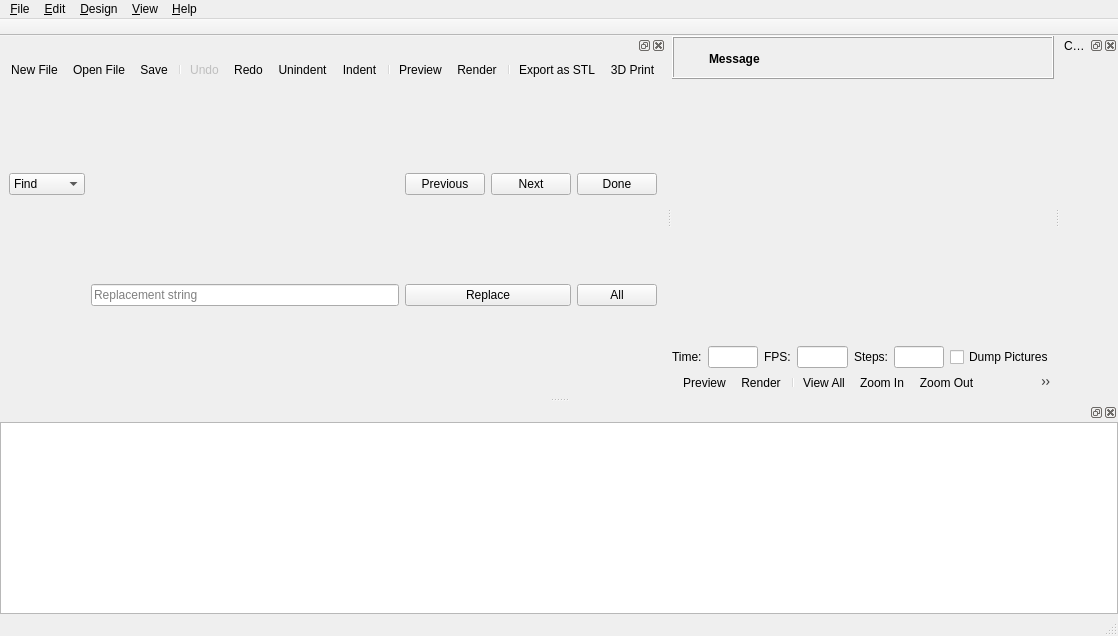
<?xml version="1.0" encoding="UTF-8"?>
<ui version="4.0">
 <class>MainWindow</class>
 <widget class="QMainWindow" name="MainWindow">
  <property name="geometry">
   <rect>
    <x>0</x>
    <y>0</y>
    <width>1118</width>
    <height>636</height>
   </rect>
  </property>
  <widget class="QWidget" name="centralwidget">
   <layout class="QVBoxLayout" name="verticalLayout_2">
    <property name="spacing">
     <number>0</number>
    </property>
    <property name="leftMargin">
     <number>0</number>
    </property>
    <property name="topMargin">
     <number>0</number>
    </property>
    <property name="rightMargin">
     <number>0</number>
    </property>
    <property name="bottomMargin">
     <number>0</number>
    </property>
    <item>
     <widget class="QWidget" name="mainWidget" native="true">
      <property name="sizePolicy">
       <sizepolicy hsizetype="Expanding" vsizetype="Expanding">
        <horstretch>0</horstretch>
        <verstretch>0</verstretch>
       </sizepolicy>
      </property>
      <layout class="QVBoxLayout" name="verticalLayout_3">
       <property name="spacing">
        <number>0</number>
       </property>
       <property name="leftMargin">
        <number>0</number>
       </property>
       <property name="topMargin">
        <number>0</number>
       </property>
       <property name="rightMargin">
        <number>0</number>
       </property>
       <property name="bottomMargin">
        <number>0</number>
       </property>
       <item>
        <widget class="QFrame" name="frameCompileResult">
         <property name="frameShape">
          <enum>QFrame::Box</enum>
         </property>
         <property name="frameShadow">
          <enum>QFrame::Raised</enum>
         </property>
         <layout class="QGridLayout" name="gridLayoutCompileResult">
          <property name="leftMargin">
           <number>6</number>
          </property>
          <property name="topMargin">
           <number>6</number>
          </property>
          <property name="rightMargin">
           <number>6</number>
          </property>
          <property name="bottomMargin">
           <number>4</number>
          </property>
          <property name="horizontalSpacing">
           <number>4</number>
          </property>
          <item row="0" column="1">
           <widget class="QLabel" name="labelCompileResultMessage">
            <property name="sizePolicy">
             <sizepolicy hsizetype="Preferred" vsizetype="Preferred">
              <horstretch>1</horstretch>
              <verstretch>0</verstretch>
             </sizepolicy>
            </property>
            <property name="font">
             <font>
              <weight>75</weight>
              <bold>true</bold>
             </font>
            </property>
            <property name="text">
             <string>Message</string>
            </property>
            <property name="wordWrap">
             <bool>true</bool>
            </property>
           </widget>
          </item>
          <item row="0" column="2">
           <widget class="QToolButton" name="toolButtonCompileResultClose">
            <property name="styleSheet">
             <string notr="true"/>
            </property>
            <property name="text">
             <string/>
            </property>
            <property name="icon">
             <iconset resource="../openscad.qrc">
              <normaloff>:/icons/close.png</normaloff>:/icons/close.png</iconset>
            </property>
            <property name="iconSize">
             <size>
              <width>22</width>
              <height>22</height>
             </size>
            </property>
            <property name="toolButtonStyle">
             <enum>Qt::ToolButtonIconOnly</enum>
            </property>
            <property name="autoRaise">
             <bool>true</bool>
            </property>
           </widget>
          </item>
          <item row="0" column="0">
           <widget class="QToolButton" name="toolButtonCompileResultIcon">
            <property name="styleSheet">
             <string notr="true">QToolButton { border: none; }</string>
            </property>
            <property name="text">
             <string/>
            </property>
            <property name="icon">
             <iconset resource="../openscad.qrc">
              <normaloff>:/icons/information-icons-error.png</normaloff>:/icons/information-icons-error.png</iconset>
            </property>
            <property name="iconSize">
             <size>
              <width>22</width>
              <height>22</height>
             </size>
            </property>
            <property name="autoRaise">
             <bool>false</bool>
            </property>
           </widget>
          </item>
         </layout>
        </widget>
       </item>
       <item>
        <widget class="QGLView" name="qglview" native="true">
         <property name="sizePolicy">
          <sizepolicy hsizetype="Expanding" vsizetype="Expanding">
           <horstretch>0</horstretch>
           <verstretch>0</verstretch>
          </sizepolicy>
         </property>
         <property name="minimumSize">
          <size>
           <width>200</width>
           <height>100</height>
          </size>
         </property>
        </widget>
       </item>
       <item>
        <widget class="QFrame" name="animate_panel">
         <property name="enabled">
          <bool>true</bool>
         </property>
         <property name="frameShape">
          <enum>QFrame::NoFrame</enum>
         </property>
         <property name="frameShadow">
          <enum>QFrame::Raised</enum>
         </property>
         <property name="lineWidth">
          <number>0</number>
         </property>
         <layout class="QHBoxLayout" name="horizontalLayoutAnimate">
          <property name="leftMargin">
           <number>0</number>
          </property>
          <property name="topMargin">
           <number>0</number>
          </property>
          <property name="rightMargin">
           <number>0</number>
          </property>
          <property name="bottomMargin">
           <number>0</number>
          </property>
          <item>
           <widget class="QLabel" name="label_time">
            <property name="text">
             <string>Time:</string>
            </property>
           </widget>
          </item>
          <item>
           <widget class="QLineEdit" name="e_tval"/>
          </item>
          <item>
           <widget class="QLabel" name="label_fps">
            <property name="text">
             <string>FPS:</string>
            </property>
           </widget>
          </item>
          <item>
           <widget class="QLineEdit" name="e_fps"/>
          </item>
          <item>
           <widget class="QLabel" name="label_steps">
            <property name="text">
             <string>Steps:</string>
            </property>
           </widget>
          </item>
          <item>
           <widget class="QLineEdit" name="e_fsteps"/>
          </item>
          <item>
           <widget class="QCheckBox" name="e_dump">
            <property name="text">
             <string>Dump Pictures</string>
            </property>
           </widget>
          </item>
         </layout>
        </widget>
       </item>
       <item>
        <widget class="QToolBar" name="viewerToolBar">
         <addaction name="designActionPreview"/>
         <addaction name="designActionRender"/>
         <addaction name="separator"/>
         <addaction name="viewActionViewAll"/>
         <addaction name="viewActionZoomIn"/>
         <addaction name="viewActionZoomOut"/>
         <addaction name="viewActionResetView"/>
         <addaction name="separator"/>
         <addaction name="viewActionRight"/>
         <addaction name="viewActionTop"/>
         <addaction name="viewActionBottom"/>
         <addaction name="viewActionLeft"/>
         <addaction name="viewActionFront"/>
         <addaction name="viewActionBack"/>
         <addaction name="separator"/>
         <addaction name="viewActionPerspective"/>
         <addaction name="viewActionOrthogonal"/>
         <addaction name="separator"/>
         <addaction name="viewActionShowAxes"/>
         <addaction name="viewActionShowScaleProportional"/>
         <addaction name="viewActionShowEdges"/>
        </widget>
       </item>
      </layout>
      <zorder>animate_panel</zorder>
      <zorder>qglview</zorder>
      <zorder>viewerToolBar</zorder>
      <zorder>frameCompileResult</zorder>
     </widget>
    </item>
   </layout>
  </widget>
  <widget class="QMenuBar" name="menubar">
   <property name="geometry">
    <rect>
     <x>0</x>
     <y>0</y>
     <width>1118</width>
     <height>22</height>
    </rect>
   </property>
   <widget class="QMenu" name="menu_File">
    <property name="title">
     <string>&amp;File</string>
    </property>
    <widget class="QMenu" name="menuOpenRecent">
     <property name="title">
      <string>Recen&amp;t Files</string>
     </property>
    </widget>
    <widget class="QMenu" name="menuExamples">
     <property name="title">
      <string>&amp;Examples</string>
     </property>
    </widget>
    <widget class="QMenu" name="menuExport">
     <property name="title">
      <string>E&amp;xport</string>
     </property>
     <addaction name="fileActionExportSTL"/>
     <addaction name="fileActionExportOFF"/>
     <addaction name="fileActionExportAMF"/>
     <addaction name="fileActionExport3MF"/>
     <addaction name="fileActionExportOBJ"/>
     <addaction name="fileActionExportDXF"/>
     <addaction name="fileActionExportSVG"/>
     <addaction name="fileActionExportCSG"/>
     <addaction name="separator"/>
     <addaction name="fileActionExportImage"/>
    </widget>
    <addaction name="fileActionNew"/>
    <addaction name="fileActionOpen"/>
    <addaction name="menuOpenRecent"/>
    <addaction name="menuExamples"/>
    <addaction name="fileActionReload"/>
    <addaction name="separator"/>
    <addaction name="fileActionNewWindow"/>
    <addaction name="fileActionOpenWindow"/>
    <addaction name="fileActionClose"/>
    <addaction name="separator"/>
    <addaction name="fileActionSave"/>
    <addaction name="fileActionSaveAs"/>
    <addaction name="fileActionSaveAll"/>
    <addaction name="separator"/>
    <addaction name="menuExport"/>
    <addaction name="separator"/>
    <addaction name="fileShowLibraryFolder"/>
    <addaction name="separator"/>
    <addaction name="fileActionQuit"/>
   </widget>
   <widget class="QMenu" name="menu_Edit">
    <property name="title">
     <string>&amp;Edit</string>
    </property>
    <addaction name="editActionUndo"/>
    <addaction name="editActionRedo"/>
    <addaction name="separator"/>
    <addaction name="editActionCut"/>
    <addaction name="editActionCopy"/>
    <addaction name="editActionPaste"/>
    <addaction name="separator"/>
    <addaction name="editActionIndent"/>
    <addaction name="editActionUnindent"/>
    <addaction name="editActionComment"/>
    <addaction name="editActionUncomment"/>
    <addaction name="editActionConvertTabsToSpaces"/>
    <addaction name="editActionToggleBookmark"/>
    <addaction name="editActionNextBookmark"/>
    <addaction name="editActionPrevBookmark"/>
    <addaction name="separator"/>
    <addaction name="editActionNextTab"/>
    <addaction name="editActionPrevTab"/>
    <addaction name="separator"/>
    <addaction name="editActionCopyViewport"/>
    <addaction name="editActionCopyVPT"/>
    <addaction name="editActionCopyVPR"/>
    <addaction name="editActionCopyVPD"/>
    <addaction name="separator"/>
    <addaction name="editActionFind"/>
    <addaction name="editActionFindAndReplace"/>
    <addaction name="editActionFindNext"/>
    <addaction name="editActionFindPrevious"/>
    <addaction name="editActionUseSelectionForFind"/>
    <addaction name="separator"/>
    <addaction name="editActionJumpToNextError"/>
    <addaction name="separator"/>
    <addaction name="editActionZoomTextIn"/>
    <addaction name="editActionZoomTextOut"/>
    <addaction name="editActionPreferences"/>
   </widget>
   <widget class="QMenu" name="menu_Design">
    <property name="title">
     <string>&amp;Design</string>
    </property>
    <addaction name="designActionAutoReload"/>
    <addaction name="designActionReloadAndPreview"/>
    <addaction name="designActionPreview"/>
    <addaction name="designActionRender"/>
    <addaction name="designAction3DPrint"/>
    <addaction name="separator"/>
    <addaction name="designCheckValidity"/>
    <addaction name="designActionDisplayAST"/>
    <addaction name="designActionDisplayCSGTree"/>
    <addaction name="designActionDisplayCSGProducts"/>
    <addaction name="separator"/>
    <addaction name="designActionFlushCaches"/>
   </widget>
   <widget class="QMenu" name="menu_View">
    <property name="title">
     <string>&amp;View</string>
    </property>
    <addaction name="viewActionPreview"/>
    <addaction name="viewActionSurfaces"/>
    <addaction name="viewActionWireframe"/>
    <addaction name="viewActionThrownTogether"/>
    <addaction name="separator"/>
    <addaction name="viewActionShowEdges"/>
    <addaction name="viewActionShowAxes"/>
    <addaction name="viewActionShowScaleProportional"/>
    <addaction name="viewActionShowCrosshairs"/>
    <addaction name="viewActionAnimate"/>
    <addaction name="separator"/>
    <addaction name="viewActionTop"/>
    <addaction name="viewActionBottom"/>
    <addaction name="viewActionLeft"/>
    <addaction name="viewActionRight"/>
    <addaction name="viewActionFront"/>
    <addaction name="viewActionBack"/>
    <addaction name="viewActionDiagonal"/>
    <addaction name="viewActionCenter"/>
    <addaction name="viewActionViewAll"/>
    <addaction name="viewActionResetView"/>
    <addaction name="separator"/>
    <addaction name="viewActionZoomIn"/>
    <addaction name="viewActionZoomOut"/>
    <addaction name="separator"/>
    <addaction name="viewActionPerspective"/>
    <addaction name="viewActionOrthogonal"/>
    <addaction name="separator"/>
    <addaction name="viewActionHideEditorToolBar"/>
    <addaction name="viewActionHide3DViewToolBar"/>
    <addaction name="viewActionHideEditor"/>
    <addaction name="viewActionHideConsole"/>
    <addaction name="viewActionHideParameters"/>
   </widget>
   <widget class="QMenu" name="menuHelp">
    <property name="title">
     <string>&amp;Help</string>
    </property>
    <addaction name="helpActionAbout"/>
    <addaction name="helpActionHomepage"/>
    <addaction name="helpActionManual"/>
    <addaction name="helpActionCheatSheet"/>
    <addaction name="helpActionLibraryInfo"/>
    <addaction name="helpActionFontInfo"/>
   </widget>
   <addaction name="menu_File"/>
   <addaction name="menu_Edit"/>
   <addaction name="menu_Design"/>
   <addaction name="menu_View"/>
   <addaction name="menuHelp"/>
  </widget>
  <widget class="QToolBar" name="tabToolBar">
    <property name="windowTitle">
    <string>Tabs</string>
   </property>
   <property name="movable">
    <bool>false</bool>
   </property>
   <property name="floatable">
    <bool>false</bool>
   </property>
   <attribute name="toolBarArea">
    <enum>TopToolBarArea</enum>
   </attribute>
   <attribute name="toolBarBreak">
    <bool>false</bool>
   </attribute>
   <widget class="QWidget" name="tabToolBarContents">
    <property name="sizePolicy">
     <sizepolicy hsizetype="Expanding" vsizetype="Expanding">
      <horstretch>0</horstretch>
      <verstretch>0</verstretch>
     </sizepolicy>
    </property>
    <layout class="QVBoxLayout" name="verticalLayout_1">
     <property name="spacing">
      <number>0</number>
     </property>
     <property name="leftMargin">
      <number>0</number>
     </property>
     <property name="topMargin">
      <number>0</number>
     </property>
     <property name="rightMargin">
      <number>0</number>
     </property>
     <property name="bottomMargin">
      <number>0</number>
     </property>
   </layout>
   </widget>
  </widget>
  <widget class="QStatusBar" name="statusbar">
   <property name="maximumSize">
    <size>
     <width>16777215</width>
     <height>23</height>
    </size>
   </property>
  </widget>
  <widget class="Dock" name="editorDock">
   <attribute name="dockWidgetArea">
    <number>1</number>
   </attribute>
   <widget class="QWidget" name="editorDockContents">
    <layout class="QVBoxLayout" name="verticalLayout">
     <property name="spacing">
      <number>0</number>
     </property>
     <property name="leftMargin">
      <number>0</number>
     </property>
     <property name="topMargin">
      <number>0</number>
     </property>
     <property name="rightMargin">
      <number>0</number>
     </property>
     <property name="bottomMargin">
      <number>0</number>
     </property>
     <item>
      <widget class="QToolBar" name="editortoolbar">
       <addaction name="fileActionNew"/>
       <addaction name="fileActionOpen"/>
       <addaction name="fileActionSave"/>
       <addaction name="separator"/>
       <addaction name="editActionUndo"/>
       <addaction name="editActionRedo"/>
       <addaction name="editActionUnindent"/>
       <addaction name="editActionIndent"/>
       <addaction name="separator"/>
       <addaction name="designActionPreview"/>
       <addaction name="designActionRender"/>
       <addaction name="separator"/>
       <addaction name="fileActionExportSTL"/>
       <addaction name="designAction3DPrint"/>
      </widget>
     </item>
     <item>
      <widget class="QFrame" name="find_panel">
       <property name="enabled">
        <bool>true</bool>
       </property>
       <property name="sizePolicy">
        <sizepolicy hsizetype="Preferred" vsizetype="Minimum">
         <horstretch>0</horstretch>
         <verstretch>0</verstretch>
        </sizepolicy>
       </property>
       <property name="frameShape">
        <enum>QFrame::NoFrame</enum>
       </property>
       <property name="frameShadow">
        <enum>QFrame::Raised</enum>
       </property>
       <property name="lineWidth">
        <number>0</number>
       </property>
       <layout class="QGridLayout" name="gridLayout">
        <property name="topMargin">
         <number>0</number>
        </property>
        <property name="bottomMargin">
         <number>0</number>
        </property>
        <property name="verticalSpacing">
         <number>0</number>
        </property>
        <item row="0" column="0">
         <widget class="QComboBox" name="findTypeComboBox">
          <item>
           <property name="text">
            <string>Find</string>
           </property>
          </item>
          <item>
           <property name="text">
            <string>Replace</string>
           </property>
          </item>
         </widget>
        </item>
        <item row="0" column="1">
         <widget class="QWordSearchField" name="findInputField">
          <property name="placeholderText" stdset="0">
           <string>Search string</string>
          </property>
         </widget>
        </item>
        <item row="0" column="2">
         <widget class="QPushButton" name="findPrevButton">
          <property name="text">
           <string>Previous</string>
          </property>
         </widget>
        </item>
        <item row="0" column="3">
         <widget class="QPushButton" name="findNextButton">
          <property name="text">
           <string>Next</string>
          </property>
         </widget>
        </item>
        <item row="0" column="4">
         <widget class="QPushButton" name="cancelButton">
          <property name="text">
           <string>Done</string>
          </property>
         </widget>
        </item>
        <item row="1" column="1">
         <widget class="QLineEdit" name="replaceInputField">
          <property name="placeholderText">
           <string>Replacement string</string>
          </property>
         </widget>
        </item>
        <item row="1" column="2" colspan="2">
         <widget class="QPushButton" name="replaceButton">
          <property name="text">
           <string>Replace</string>
          </property>
         </widget>
        </item>
        <item row="1" column="4">
         <widget class="QPushButton" name="replaceAllButton">
          <property name="text">
           <string>All</string>
          </property>
         </widget>
        </item>
       </layout>
      </widget>
     </item>
    </layout>
   </widget>
   <addaction name="editActionRedo_2"/>
  </widget>
  <widget class="Dock" name="consoleDock">
   <attribute name="dockWidgetArea">
    <number>8</number>
   </attribute>
   <widget class="QWidget" name="consoleDockContents">
    <layout class="QVBoxLayout" name="verticalLayout_5">
     <property name="leftMargin">
      <number>0</number>
     </property>
     <property name="topMargin">
      <number>0</number>
     </property>
     <property name="rightMargin">
      <number>0</number>
     </property>
     <property name="bottomMargin">
      <number>0</number>
     </property>
     <item>
      <widget class="Console" name="console">
       <property name="minimumSize">
        <size>
         <width>10</width>
         <height>10</height>
        </size>
       </property>
       <property name="focusPolicy">
        <enum>Qt::ClickFocus</enum>
       </property>
       <property name="readOnly">
        <bool>true</bool>
       </property>
      </widget>
     </item>
    </layout>
   </widget>
  </widget>
  <widget class="Dock" name="parameterDock">
   <property name="windowTitle">
    <string>Customizer Widget</string>
   </property>
   <attribute name="dockWidgetArea">
    <number>2</number>
   </attribute>
   <widget class="QWidget" name="dockWidgetContents">
    <layout class="QGridLayout" name="gridLayoutParameterWidget">
     <property name="leftMargin">
      <number>0</number>
     </property>
     <property name="topMargin">
      <number>0</number>
     </property>
     <property name="rightMargin">
      <number>0</number>
     </property>
     <property name="bottomMargin">
      <number>0</number>
     </property>
     <property name="spacing">
      <number>0</number>
     </property>
     <item row="0" column="0">
      <widget class="ParameterWidget" name="parameterWidget" native="true"/>
     </item>
    </layout>
   </widget>
  </widget>
  <action name="fileActionNew">
   <property name="icon">
    <iconset resource="../openscad.qrc">
     <normaloff>:/images/blackNew.png</normaloff>:/images/blackNew.png</iconset>
   </property>
   <property name="text">
    <string>&amp;New File</string>
   </property>
   <property name="shortcut">
    <string>Ctrl+N</string>
   </property>
  </action>
  <action name="fileActionNewWindow">
   <property name="text">
    <string>New Window</string>
   </property>
  </action>
  <action name="fileActionOpen">
   <property name="icon">
    <iconset resource="../openscad.qrc">
     <normaloff>:/images/Open-32.png</normaloff>:/images/Open-32.png</iconset>
   </property>
   <property name="text">
    <string>&amp;Open File</string>
   </property>
   <property name="shortcut">
    <string>Ctrl+O</string>
   </property>
  </action>
  <action name="fileActionOpenWindow">
   <property name="text">
    <string>Open in New Window</string>
   </property>
  </action>
  <action name="fileActionSave">
   <property name="icon">
    <iconset resource="../openscad.qrc">
     <normaloff>:/images/Save-32.png</normaloff>:/images/Save-32.png</iconset>
   </property>
   <property name="text">
    <string>&amp;Save</string>
   </property>
   <property name="shortcut">
    <string>Ctrl+S</string>
   </property>
  </action>
  <action name="fileActionSaveAs">
   <property name="text">
    <string>Save &amp;As...</string>
   </property>
   <property name="shortcut">
    <string>Ctrl+Shift+S</string>
   </property>
  </action>
  <action name="fileActionSaveAll">
   <property name="text">
    <string>Save All</string>
   </property>
  </action>
  <action name="fileActionReload">
   <property name="text">
    <string>&amp;Reload</string>
   </property>
   <property name="shortcut">
    <string>Ctrl+R</string>
   </property>
  </action>
  <action name="fileActionQuit">
   <property name="text">
    <string>&amp;Quit</string>
   </property>
   <property name="shortcut">
    <string>Ctrl+Q</string>
   </property>
   <property name="menuRole">
    <enum>QAction::QuitRole</enum>
   </property>
  </action>
  <action name="editActionUndo">
   <property name="enabled">
    <bool>false</bool>
   </property>
   <property name="icon">
    <iconset resource="../openscad.qrc">
     <normaloff>:/images/Command-Undo-32.png</normaloff>:/images/Command-Undo-32.png</iconset>
   </property>
   <property name="text">
    <string>&amp;Undo</string>
   </property>
   <property name="shortcut">
    <string>Ctrl+Z</string>
   </property>
   <property name="shortcutContext">
    <enum>Qt::WidgetWithChildrenShortcut</enum>
   </property>
  </action>
  <action name="editActionRedo">
   <property name="icon">
    <iconset resource="../openscad.qrc">
     <normaloff>:/images/Command-Redo-32.png</normaloff>:/images/Command-Redo-32.png</iconset>
   </property>
   <property name="text">
    <string>&amp;Redo</string>
   </property>
   <property name="shortcut">
    <string>Ctrl+Shift+Z</string>
   </property>
   <property name="shortcutContext">
    <enum>Qt::WidgetWithChildrenShortcut</enum>
   </property>
  </action>
  <action name="editActionRedo_2">
   <property name="shortcut">
    <string>Ctrl+Y</string>
   </property>
   <property name="shortcutContext">
    <enum>Qt::WidgetWithChildrenShortcut</enum>
   </property>
  </action>
  <action name="editActionCut">
   <property name="text">
    <string>Cu&amp;t</string>
   </property>
   <property name="shortcut">
    <string>Ctrl+X</string>
   </property>
   <property name="shortcutContext">
    <enum>Qt::WidgetWithChildrenShortcut</enum>
   </property>
  </action>
  <action name="editActionCopy">
   <property name="text">
    <string>&amp;Copy</string>
   </property>
   <property name="shortcut">
    <string>Ctrl+C</string>
   </property>
   <property name="shortcutContext">
    <enum>Qt::WidgetWithChildrenShortcut</enum>
   </property>
  </action>
  <action name="editActionPaste">
   <property name="text">
    <string>&amp;Paste</string>
   </property>
   <property name="shortcut">
    <string>Ctrl+V</string>
   </property>
   <property name="shortcutContext">
    <enum>Qt::WidgetWithChildrenShortcut</enum>
   </property>
  </action>
  <action name="editActionIndent">
   <property name="icon">
    <iconset resource="../openscad.qrc">
     <normaloff>:/images/Increase-Indent-32.png</normaloff>:/images/Increase-Indent-32.png</iconset>
   </property>
   <property name="text">
    <string>&amp;Indent</string>
   </property>
   <property name="shortcut">
    <string>Ctrl+I</string>
   </property>
  </action>
  <action name="editActionComment">
   <property name="text">
    <string>C&amp;omment</string>
   </property>
   <property name="shortcut">
    <string>Ctrl+D</string>
   </property>
  </action>
  <action name="editActionUncomment">
   <property name="text">
    <string>Unco&amp;mment</string>
   </property>
   <property name="shortcut">
    <string>Ctrl+Shift+D</string>
   </property>
  </action>
  <action name="editActionNextTab">
   <property name="text">
    <string>Show Next Tab</string>
   </property>
   <property name="shortcut">
    <string>Ctrl+Tab</string>
   </property>
  </action>
  <action name="editActionPrevTab">
   <property name="text">
    <string>Show Previous Tab</string>
   </property>
   <property name="shortcut">
    <string>Ctrl+Shift+Tab</string>
   </property>
  </action>
  <action name="editActionCopyViewport">
   <property name="text">
    <string>Copy viewport ima&amp;ge</string>
   </property>
   <property name="shortcut">
    <string>Ctrl+Shift+C</string>
   </property>
  </action>
  <action name="editActionCopyVPT">
   <property name="text">
    <string>Copy viewport transl&amp;ation</string>
   </property>
   <property name="shortcut">
    <string>Ctrl+T</string>
   </property>
  </action>
  <action name="editActionCopyVPR">
   <property name="text">
    <string>Cop&amp;y viewport rotation</string>
   </property>
  </action>
  <action name="editActionCopyVPD">
   <property name="text">
    <string>Copy vie&amp;wport distance</string>
   </property>
  </action>
  <action name="editActionZoomTextIn">
   <property name="text">
    <string>Increase Font &amp;Size</string>
   </property>
   <property name="shortcut">
    <string>Ctrl++</string>
   </property>
  </action>
  <action name="editActionZoomTextOut">
   <property name="text">
    <string>Decrease Font Si&amp;ze</string>
   </property>
   <property name="shortcut">
    <string>Ctrl+-</string>
   </property>
  </action>
  <action name="viewActionHideEditor">
   <property name="checkable">
    <bool>true</bool>
   </property>
   <property name="text">
    <string>H&amp;ide editor</string>
   </property>
  </action>
  <action name="designActionReloadAndPreview">
   <property name="text">
    <string>&amp;Reload and Preview</string>
   </property>
   <property name="shortcut">
    <string>F4</string>
   </property>
  </action>
  <action name="designActionPreview">
   <property name="icon">
    <iconset resource="../openscad.qrc">
     <normaloff>:/images/preview-32.png</normaloff>:/images/preview-32.png</iconset>
   </property>
   <property name="text">
    <string>&amp;Preview</string>
   </property>
   <property name="shortcut">
    <string>F5</string>
   </property>
  </action>
  <action name="designActionRender">
   <property name="icon">
    <iconset resource="../openscad.qrc">
     <normaloff>:/images/render-32.png</normaloff>:/images/render-32.png</iconset>
   </property>
   <property name="text">
    <string>R&amp;ender</string>
   </property>
   <property name="shortcut">
    <string>F6</string>
   </property>
  </action>
  <action name="designAction3DPrint">
   <property name="icon">
    <iconset resource="../openscad.qrc">
     <normaloff>:/images/3dprint-32.png</normaloff>:/images/3dprint-32.png</iconset>
   </property>
   <property name="text">
    <string>&amp;3D Print</string>
   </property>
   <property name="shortcut">
    <string>F8</string>
   </property>
  </action>
  <action name="designCheckValidity">
   <property name="text">
    <string>&amp;Check Validity</string>
   </property>
  </action>
  <action name="designActionDisplayAST">
   <property name="text">
    <string>Display A&amp;ST...</string>
   </property>
  </action>
  <action name="designActionDisplayCSGTree">
   <property name="text">
    <string>Display CSG &amp;Tree...</string>
   </property>
  </action>
  <action name="designActionDisplayCSGProducts">
   <property name="text">
    <string>Display CSG Pr&amp;oducts...</string>
   </property>
  </action>
  <action name="fileActionExportSTL">
   <property name="icon">
    <iconset resource="../openscad.qrc">
     <normaloff>:/images/STL.png</normaloff>:/images/STL.png</iconset>
   </property>
   <property name="text">
    <string>Export as &amp;STL...</string>
   </property>
   <property name="shortcut">
    <string>F7</string>
   </property>
  </action>
  <action name="fileActionExportOFF">
   <property name="icon">
    <iconset resource="../openscad.qrc">
     <normaloff>:/images/OFF.png</normaloff>:/images/OFF.png</iconset>
   </property>
   <property name="text">
    <string>Export as &amp;OFF...</string>
   </property>
  </action>
  <action name="viewActionPreview">
   <property name="checkable">
    <bool>true</bool>
   </property>
   <property name="text">
    <string>Preview</string>
   </property>
   <property name="shortcut">
    <string>F9</string>
   </property>
  </action>
  <action name="viewActionSurfaces">
   <property name="checkable">
    <bool>true</bool>
   </property>
   <property name="text">
    <string>Surfaces</string>
   </property>
   <property name="shortcut">
    <string>F10</string>
   </property>
  </action>
  <action name="viewActionWireframe">
   <property name="checkable">
    <bool>true</bool>
   </property>
   <property name="text">
    <string>Wireframe</string>
   </property>
   <property name="shortcut">
    <string>F11</string>
   </property>
  </action>
  <action name="viewActionThrownTogether">
   <property name="checkable">
    <bool>true</bool>
   </property>
   <property name="text">
    <string>Thrown Together</string>
   </property>
   <property name="shortcut">
    <string>F12</string>
   </property>
  </action>
  <action name="viewActionShowEdges">
   <property name="checkable">
    <bool>true</bool>
   </property>
   <property name="icon">
    <iconset resource="../openscad.qrc">
     <normaloff>:/images/Rotation-32.png</normaloff>:/images/Rotation-32.png</iconset>
   </property>
   <property name="text">
    <string>Show Edges</string>
   </property>
   <property name="shortcut">
    <string>Ctrl+1</string>
   </property>
  </action>
  <action name="viewActionShowAxes">
   <property name="checkable">
    <bool>true</bool>
   </property>
   <property name="icon">
    <iconset resource="../openscad.qrc">
     <normaloff>:/images/blackaxes.png</normaloff>:/images/blackaxes.png</iconset>
   </property>
   <property name="text">
    <string>Show Axes</string>
   </property>
   <property name="shortcut">
    <string>Ctrl+2</string>
   </property>
  </action>
  <action name="viewActionShowCrosshairs">
   <property name="checkable">
    <bool>true</bool>
   </property>
   <property name="icon">
    <iconset resource="../openscad.qrc">
     <normaloff>:/images/cross.png</normaloff>:/images/cross.png</iconset>
   </property>
   <property name="text">
    <string>Show Crosshairs</string>
   </property>
   <property name="shortcut">
    <string>Ctrl+3</string>
   </property>
  </action>
  <action name="viewActionShowScaleProportional">
   <property name="checkable">
    <bool>true</bool>
   </property>
   <property name="icon">
    <iconset resource="../openscad.qrc">
     <normaloff>:/images/scalemarkers.png</normaloff>:/images/scalemarkers.png</iconset>
   </property>
   <property name="text">
    <string>Show Scale Markers</string>
   </property>
  </action>
  <action name="viewActionAnimate">
   <property name="checkable">
    <bool>true</bool>
   </property>
   <property name="text">
    <string>Animate</string>
   </property>
  </action>
  <action name="viewActionTop">
   <property name="icon">
    <iconset resource="../openscad.qrc">
     <normaloff>:/images/blackUp.png</normaloff>:/images/blackUp.png</iconset>
   </property>
   <property name="text">
    <string>&amp;Top</string>
   </property>
   <property name="shortcut">
    <string>Ctrl+4</string>
   </property>
  </action>
  <action name="viewActionBottom">
   <property name="icon">
    <iconset resource="../openscad.qrc">
     <normaloff>:/images/blackbottom.png</normaloff>:/images/blackbottom.png</iconset>
   </property>
   <property name="text">
    <string>&amp;Bottom</string>
   </property>
   <property name="shortcut">
    <string>Ctrl+5</string>
   </property>
  </action>
  <action name="viewActionLeft">
   <property name="icon">
    <iconset resource="../openscad.qrc">
     <normaloff>:/images/blackleft.png</normaloff>:/images/blackleft.png</iconset>
   </property>
   <property name="text">
    <string>&amp;Left</string>
   </property>
   <property name="shortcut">
    <string>Ctrl+6</string>
   </property>
  </action>
  <action name="viewActionRight">
   <property name="icon">
    <iconset resource="../openscad.qrc">
     <normaloff>:/images/rightright.png</normaloff>:/images/rightright.png</iconset>
   </property>
   <property name="text">
    <string>&amp;Right</string>
   </property>
   <property name="shortcut">
    <string>Ctrl+7</string>
   </property>
  </action>
  <action name="viewActionFront">
   <property name="icon">
    <iconset resource="../openscad.qrc">
     <normaloff>:/images/blackfront.png</normaloff>:/images/blackfront.png</iconset>
   </property>
   <property name="text">
    <string>&amp;Front</string>
   </property>
   <property name="shortcut">
    <string>Ctrl+8</string>
   </property>
  </action>
  <action name="viewActionBack">
   <property name="icon">
    <iconset resource="../openscad.qrc">
     <normaloff>:/images/blackback.png</normaloff>:/images/blackback.png</iconset>
   </property>
   <property name="text">
    <string>Bac&amp;k</string>
   </property>
   <property name="shortcut">
    <string>Ctrl+9</string>
   </property>
  </action>
  <action name="viewActionDiagonal">
   <property name="text">
    <string>&amp;Diagonal</string>
   </property>
   <property name="shortcut">
    <string>Ctrl+0</string>
   </property>
  </action>
  <action name="viewActionCenter">
   <property name="text">
    <string>Ce&amp;nter</string>
   </property>
  </action>
  <action name="viewActionPerspective">
   <property name="checkable">
    <bool>true</bool>
   </property>
   <property name="icon">
    <iconset resource="../openscad.qrc">
     <normaloff>:/images/perspective1.png</normaloff>:/images/perspective1.png</iconset>
   </property>
   <property name="text">
    <string>&amp;Perspective</string>
   </property>
  </action>
  <action name="viewActionOrthogonal">
   <property name="checkable">
    <bool>true</bool>
   </property>
   <property name="icon">
    <iconset resource="../openscad.qrc">
     <normaloff>:/images/orthogonal.png</normaloff>:/images/orthogonal.png</iconset>
   </property>
   <property name="text">
    <string>&amp;Orthogonal</string>
   </property>
  </action>
  <action name="viewActionHideConsole">
   <property name="checkable">
    <bool>true</bool>
   </property>
   <property name="text">
    <string>H&amp;ide console</string>
   </property>
  </action>
  <action name="helpActionAbout">
   <property name="enabled">
    <bool>true</bool>
   </property>
   <property name="text">
    <string>&amp;About</string>
   </property>
   <property name="menuRole">
    <enum>QAction::AboutRole</enum>
   </property>
  </action>
  <action name="helpActionManual">
   <property name="text">
    <string>&amp;Documentation</string>
   </property>
  </action>
  <action name="fileActionClearRecent">
   <property name="text">
    <string>Clear Recent</string>
   </property>
  </action>
  <action name="fileActionExportDXF">
   <property name="icon">
    <iconset resource="../openscad.qrc">
     <normaloff>:/images/DXF.png</normaloff>:/images/DXF.png</iconset>
   </property>
   <property name="text">
    <string>Export as &amp;DXF...</string>
   </property>
  </action>
  <action name="fileActionClose">
   <property name="text">
    <string>&amp;Close</string>
   </property>
   <property name="shortcut">
    <string>Ctrl+W</string>
   </property>
  </action>
  <action name="editActionPreferences">
   <property name="text">
    <string>&amp;Preferences</string>
   </property>
   <property name="menuRole">
    <enum>QAction::PreferencesRole</enum>
   </property>
  </action>
  <action name="editActionFind">
   <property name="text">
    <string>&amp;Find...</string>
   </property>
   <property name="shortcut">
    <string>Ctrl+F</string>
   </property>
  </action>
  <action name="editActionFindAndReplace">
   <property name="text">
    <string>Fin&amp;d and Replace...</string>
   </property>
   <property name="shortcut">
    <string>Ctrl+Alt+F</string>
   </property>
  </action>
  <action name="editActionFindNext">
   <property name="text">
    <string>Find Ne&amp;xt</string>
   </property>
   <property name="shortcut">
    <string>Ctrl+G</string>
   </property>
  </action>
  <action name="editActionFindPrevious">
   <property name="text">
    <string>Find Pre&amp;vious</string>
   </property>
   <property name="shortcut">
    <string>Ctrl+Shift+G</string>
   </property>
  </action>
  <action name="editActionUseSelectionForFind">
   <property name="text">
    <string>Use Se&amp;lection for Find</string>
   </property>
   <property name="shortcut">
    <string>Ctrl+E</string>
   </property>
  </action>
  <action name="editActionJumpToNextError">
   <property name="text">
    <string>Jump to next error</string>
   </property>
   <property name="shortcut">
    <string>Ctrl+Alt+E</string>
   </property>
  </action>
  <action name="designActionFlushCaches">
   <property name="text">
    <string>&amp;Flush Caches</string>
   </property>
  </action>
  <action name="helpActionHomepage">
   <property name="text">
    <string>&amp;OpenSCAD Homepage</string>
   </property>
  </action>
  <action name="designActionAutoReload">
   <property name="checkable">
    <bool>true</bool>
   </property>
   <property name="text">
    <string>&amp;Automatic Reload and Preview</string>
   </property>
  </action>
  <action name="fileActionExportImage">
   <property name="icon">
    <iconset resource="../openscad.qrc">
     <normaloff>:/images/PNG.png</normaloff>:/images/PNG.png</iconset>
   </property>
   <property name="text">
    <string>Export as &amp;Image...</string>
   </property>
  </action>
  <action name="fileActionExportCSG">
   <property name="icon">
    <iconset resource="../openscad.qrc">
     <normaloff>:/images/CSG.png</normaloff>:/images/CSG.png</iconset>
   </property>
   <property name="text">
    <string>Export as &amp;CSG...</string>
   </property>
  </action>
  <action name="helpActionLibraryInfo">
   <property name="text">
    <string>&amp;Library info</string>
   </property>
  </action>
  <action name="fileShowLibraryFolder">
   <property name="text">
    <string>Show &amp;Library Folder...</string>
   </property>
  </action>
  <action name="viewActionResetView">
   <property name="icon">
    <iconset resource="../openscad.qrc">
     <normaloff>:/images/Command-Reset-32.png</normaloff>:/images/Command-Reset-32.png</iconset>
   </property>
   <property name="text">
    <string>Reset View</string>
   </property>
  </action>
  <action name="helpActionFontInfo">
   <property name="text">
    <string>&amp;Font List</string>
   </property>
  </action>
  <action name="fileActionExportSVG">
   <property name="icon">
    <iconset resource="../openscad.qrc">
     <normaloff>:/images/CSG.png</normaloff>:/images/CSG.png</iconset>
   </property>
   <property name="text">
    <string>Export as S&amp;VG...</string>
   </property>
  </action>
  <action name="fileActionExportAMF">
   <property name="icon">
    <iconset resource="../openscad.qrc">
     <normaloff>:/images/AMF.png</normaloff>:/images/AMF.png</iconset>
   </property>
   <property name="text">
    <string>Export as &amp;AMF...</string>
   </property>
  </action>
  <action name="fileActionExport3MF">
   <property name="icon">
    <iconset resource="../openscad.qrc">
     <normaloff>:/images/3MF.png</normaloff>:/images/3MF.png</iconset>
   </property>
   <property name="text">
    <string>Export as &amp;3MF...</string>
   </property>
  </action>
  <action name="fileActionExportOBJ">
   <property name="icon">
    <iconset resource="../openscad.qrc">
     <normaloff>:/images/OBJ.png</normaloff>:/images/OBJ.png</iconset>
   </property>
   <property name="text">
    <string>Export as OB&amp;J...</string>
   </property>
  </action>
  <action name="viewActionZoomIn">
   <property name="icon">
    <iconset resource="../openscad.qrc">
     <normaloff>:/images/zoomin.png</normaloff>:/images/zoomin.png</iconset>
   </property>
   <property name="text">
    <string>Zoom In</string>
   </property>
   <property name="shortcut">
    <string>Ctrl+]</string>
   </property>
  </action>
  <action name="viewActionZoomOut">
   <property name="icon">
    <iconset resource="../openscad.qrc">
     <normaloff>:/images/zoomout.png</normaloff>:/images/zoomout.png</iconset>
   </property>
   <property name="text">
    <string>Zoom Out</string>
   </property>
   <property name="shortcut">
    <string>Ctrl+[</string>
   </property>
  </action>
  <action name="viewActionViewAll">
   <property name="icon">
    <iconset resource="../openscad.qrc">
     <normaloff>:/images/zoom-all.png</normaloff>:/images/zoom-all.png</iconset>
   </property>
   <property name="text">
    <string>View All</string>
   </property>
   <property name="shortcut">
    <string>Ctrl+Shift+V</string>
   </property>
  </action>
  <action name="editActionConvertTabsToSpaces">
   <property name="text">
    <string>Conv&amp;ert Tabs to Spaces</string>
   </property>
  </action>
  <action name="editActionToggleBookmark">
   <property name="text">
    <string>Toggle Bookmark</string>
   </property>
   <property name="shortcut">
    <string>Ctrl+F2</string>
   </property>
  </action>
  <action name="editActionNextBookmark">
   <property name="text">
    <string>Jump to next bookmark</string>
   </property>
   <property name="shortcut">
    <string>F2</string>
   </property>
  </action>
  <action name="editActionPrevBookmark">
   <property name="text">
    <string>Jump to previous bookmark</string>
   </property>
   <property name="shortcut">
    <string>Shift+F2</string>
   </property>
  </action>
  <action name="viewActionHideEditorToolBar">
   <property name="checkable">
    <bool>true</bool>
   </property>
   <property name="text">
    <string>Hide Editor toolbar</string>
   </property>
  </action>
  <action name="editActionUnindent">
   <property name="icon">
    <iconset resource="../openscad.qrc">
     <normaloff>:/images/Decrease-Indent-32.png</normaloff>:/images/Decrease-Indent-32.png</iconset>
   </property>
   <property name="text">
    <string>U&amp;nindent</string>
   </property>
   <property name="shortcut">
    <string>Ctrl+Shift+I</string>
   </property>
  </action>
  <action name="helpActionCheatSheet">
   <property name="text">
    <string>&amp;Cheat Sheet</string>
   </property>
  </action>
  <action name="viewActionHideParameters">
   <property name="checkable">
    <bool>true</bool>
   </property>
   <property name="checked">
    <bool>true</bool>
   </property>
   <property name="text">
    <string>Hide Customizer</string>
   </property>
  </action>
  <action name="viewActionHide3DViewToolBar">
   <property name="checkable">
    <bool>true</bool>
   </property>
   <property name="text">
    <string>Hide 3D view toolbar</string>
   </property>
  </action>
 </widget>
 <customwidgets>
  <customwidget>
   <class>QGLView</class>
   <extends>QWidget</extends>
   <header>QGLView.h</header>
   <container>1</container>
  </customwidget>
  <customwidget>
   <class>Dock</class>
   <extends>QDockWidget</extends>
   <header>Dock.h</header>
   <container>1</container>
  </customwidget>
  <customwidget>
   <class>ParameterWidget</class>
   <extends>QWidget</extends>
   <header>parameter/ParameterWidget.h</header>
   <container>1</container>
  </customwidget>
  <customwidget>
   <class>QWordSearchField</class>
   <extends>QFrame</extends>
   <header>QWordSearchField.h</header>
   <container>1</container>
  </customwidget>
  <customwidget>
   <class>Console</class>
   <extends>QPlainTextEdit</extends>
   <header>Console.h</header>
  </customwidget>
 </customwidgets>
 <resources>
  <include location="../openscad.qrc"/>
 </resources>
 <connections/>
</ui>
